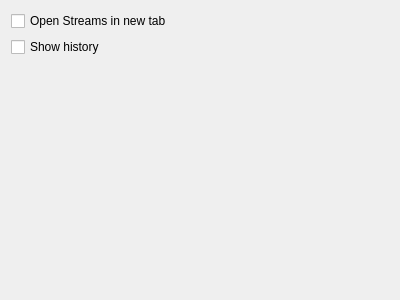
<?xml version="1.0" encoding="UTF-8"?>
<ui version="4.0">
 <class>GUI_StreamPreferences</class>
 <widget class="QWidget" name="GUI_StreamPreferences">
  <property name="geometry">
   <rect>
    <x>0</x>
    <y>0</y>
    <width>400</width>
    <height>300</height>
   </rect>
  </property>
  <layout class="QGridLayout" name="gridLayout">
   <item row="0" column="0">
    <widget class="QCheckBox" name="cb_new_tab">
     <property name="text">
      <string>Open Streams in new tab</string>
     </property>
    </widget>
   </item>
   <item row="1" column="0">
    <widget class="QCheckBox" name="cb_show_history">
     <property name="text">
      <string>Show history</string>
     </property>
    </widget>
   </item>
   <item row="2" column="0">
    <spacer name="verticalSpacer">
     <property name="orientation">
      <enum>Qt::Vertical</enum>
     </property>
     <property name="sizeHint" stdset="0">
      <size>
       <width>20</width>
       <height>40</height>
      </size>
     </property>
    </spacer>
   </item>
  </layout>
 </widget>
 <resources/>
 <connections/>
</ui>
